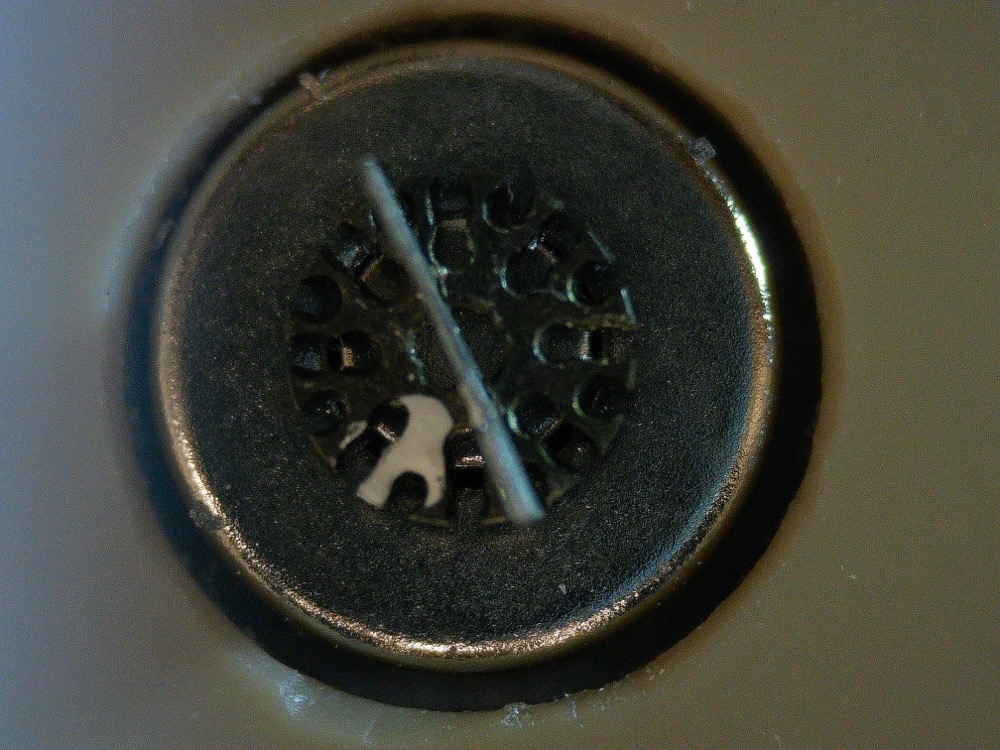
#> input picture camera_utils/reference/rotor_mark_microscope.jpg, 1000 x 750 px, given in place of the camera
$ python sail_control.py
#> lines starting #> are read from the running program, lines starting #| are printed output that depends on the picture
### machine_vision/sail_angle_diagnostic.py
#!/usr/bin/env python3
"""
Sail angle detection via ring-interruption method.
The mylar sail crosses the bright magnet ring, creating two dark gaps.
Optionally normalizes the ring brightness by a background profile to
cancel fixed structural shadows, leaving only the sail gaps.

Usage:
    python3 sail_angle_diagnostic.py <image_or_frame> [background.npy]
"""

import numpy as np
import sys
from PIL import Image
from skimage.color import rgb2gray
from scipy.ndimage import uniform_filter1d

# ── CONFIG ──────────────────────────────────────────────────────────────────
IMAGE_PATH = sys.argv[1] if len(sys.argv) > 1 else 'frame.png'

DISK_CENTER_FRAC = (0.49, 0.45)   # (row, col) as fraction of image size
RING_RADIUS_FRAC = 0.133          # radius of the bright magnet ring
RING_WIDTH_FRAC  = 0.03           # thickness of ring band to sample
N_ANGLES         = 720            # angular resolution (0.5 deg steps)
SMOOTH_WIDTH     = 20             # smoothing window in angular samples
GAP_THRESHOLD    = 0.88           # fraction of mean — below this = gap
# ────────────────────────────────────────────────────────────────────────────


def sample_ring(gray, cy, cx, r, width, n_angles):
    angles = np.linspace(0, 2 * np.pi, n_angles, endpoint=False)
    brightness = np.zeros(n_angles)
    h, w = gray.shape
    for i, a in enumerate(angles):
        vals = []
        for dr in np.linspace(-width, width, 7):
            row = int(cy + (r + dr) * np.sin(a))
            col = int(cx + (r + dr) * np.cos(a))
            if 0 <= row < h and 0 <= col < w:
                vals.append(gray[row, col])
        brightness[i] = np.mean(vals) if vals else 0.0
    return angles, brightness


def find_sail_gaps(brightness, n_angles, bg_brightness=None):
    """
    Find the two gap centres closest to 180° apart.
    If bg_brightness is provided, normalise the ring profile by the background
    to cancel fixed structural shadows before thresholding.
    The smoothed curve is returned only for plotting.
    """
    if bg_brightness is not None:
        bg_safe = np.where(bg_brightness > 1e-6, bg_brightness, np.mean(bg_brightness))
        profile = brightness / bg_safe
    else:
        profile = brightness

    smooth = uniform_filter1d(profile, size=SMOOTH_WIDTH, mode='wrap')
    thresh = np.mean(profile) * GAP_THRESHOLD
    is_gap = profile < thresh

    gap_centres = []
    in_gap = False
    gap_start = 0
    for i in range(n_angles):
        if is_gap[i] and not in_gap:
            in_gap = True
            gap_start = i
        elif not is_gap[i] and in_gap:
            in_gap = False
            gap_centres.append((gap_start + i) / 2.0)

    if len(gap_centres) < 2:
        return None, None, smooth

    gap_degs = [g / n_angles * 360.0 for g in gap_centres]
    best_pair = None
    best_err = np.inf
    for i in range(len(gap_centres)):
        for j in range(i + 1, len(gap_centres)):
            diff = abs(gap_degs[i] - gap_degs[j])
            diff = min(diff, 360.0 - diff)
            err = abs(diff - 180.0)
            if err < best_err:
                best_err = err
                best_pair = (int(gap_centres[i]), int(gap_centres[j]))

    if best_pair is None:
        return None, None, smooth
    return best_pair[0], best_pair[1], smooth


def detect_from_array(img_rgb, background=None):
    """Detect sail angle from a numpy RGB array. Returns angle in degrees or None."""
    gray = rgb2gray(img_rgb)
    h, w = gray.shape
    cy = int(DISK_CENTER_FRAC[0] * h)
    cx = int(DISK_CENTER_FRAC[1] * w)
    r  = int(RING_RADIUS_FRAC * w)
    rw = int(RING_WIDTH_FRAC * w)
    angles, brightness = sample_ring(gray, cy, cx, r, rw, N_ANGLES)

    bg_brightness = None
    if background is not None:
        _, bg_brightness = sample_ring(background, cy, cx, r, rw, N_ANGLES)

    g1, g2, _ = find_sail_gaps(brightness, N_ANGLES, bg_brightness)
    if g1 is None:
        return None
    return float(np.degrees(angles[g1]))


# [82 lines left out: functions detect_sail_angle, main, not called in this run]


# [2 lines that do not run on import are left out]

### machine_vision/sail_control.py
#!/usr/bin/env python3
"""
Closed-loop sail spin control.
Reads sail angle from a USB camera, estimates angular velocity,
and adjusts the drive frequency via EPICS to maintain a target spin rate.

Set DRY_RUN = True to test without touching EPICS.
"""

import cv2
import numpy as np
import time
import csv
import sys
from collections import deque
from epics import caget, caput

sys.path.insert(0, '/Users/mollywatts/Library/CloudStorage/OneDrive-Personal/VSCode/Decay-Sail/linux_code')
from sail_angle_diagnostic import detect_from_array

# ── CONFIG ──────────────────────────────────────────────────────────────────
CAMERA_INDEX  = 0        # USB camera index (try 1 or 2 if 0 is wrong)
TARGET_RPM    = 30.0     # target rotation speed in RPM (positive = CCW in image)
KP            = 0.05     # proportional gain: freq_correction = KP * rpm_error
FREQ_MIN      = 0.3      # Hz — clamp drive frequency to this range
FREQ_MAX      = 5.0      # Hz
LOOP_DT       = 0.1      # seconds between control updates
ANGLE_HISTORY = 20       # number of frames used to fit angular velocity
LOG_FILE      = '/tmp/sail_control_log.csv'
DRY_RUN       = True     # if True, print EPICS commands instead of running them
SHOW_VIDEO    = True     # show annotated live feed (requires display)

PV      = 'Y1:RDS-OUTS_DRV'
FREQ_PV = f'{PV}_FREQ'
# ────────────────────────────────────────────────────────────────────────────


def open_camera(index):
    cap = cv2.VideoCapture(index)
    if not cap.isOpened():
        raise RuntimeError(f"Cannot open camera index {index}. Try CAMERA_INDEX = 1 or 2.")
    print(f"Camera {index} opened: {int(cap.get(cv2.CAP_PROP_FRAME_WIDTH))}x"
          f"{int(cap.get(cv2.CAP_PROP_FRAME_HEIGHT))} @ "
          f"{cap.get(cv2.CAP_PROP_FPS):.0f} fps")
    return cap


def estimate_omega_rps(times, angles_deg):
    """
    Fit angular velocity (rev/s) from a history of (time, angle) pairs.
    The sail has 180° symmetry, so angles are folded to [0, 180) before unwrapping.
    Returns signed angular velocity in rev/s, or None if not enough data.
    """
    if len(times) < 4:
        return None
    t = np.array(times)
    a = np.deg2rad(np.array(angles_deg) % 180.0)  # fold to [0, π)
    # double the angle so np.unwrap can handle the π periodicity
    unwrapped = np.unwrap(2 * a) / 2.0
    slope, _ = np.polyfit(t - t[0], unwrapped, 1)  # rad/s
    return slope / (2 * np.pi)  # convert to rev/s


def annotate_frame(frame, sail_angle, omega_rps, drive_freq):
    out = frame.copy()
    h, w = out.shape[:2]
    if sail_angle is not None:
        # draw sail line through center
        cx = int(0.51 * w)
        cy = int(0.59 * h)
        r  = int(0.133 * w)
        a  = np.deg2rad(sail_angle)
        length = int(r * 1.4)
        x1 = int(cx + length * np.cos(a))
        y1 = int(cy + length * np.sin(a))
        x2 = int(cx + length * np.cos(a + np.pi))
        y2 = int(cy + length * np.sin(a + np.pi))
        cv2.line(out, (x1, y1), (x2, y2), (0, 255, 0), 2)
        cv2.circle(out, (cx, cy), r, (0, 255, 255), 1)
        cv2.putText(out, f"Angle: {sail_angle:.1f} deg", (10, 30),
                    cv2.FONT_HERSHEY_SIMPLEX, 0.7, (0, 255, 0), 2)
    if omega_rps is not None:
        rpm = omega_rps * 60
        cv2.putText(out, f"Speed: {rpm:.1f} RPM", (10, 60),
                    cv2.FONT_HERSHEY_SIMPLEX, 0.7, (0, 255, 255), 2)
    cv2.putText(out, f"Drive: {drive_freq:.3f} Hz", (10, 90),
                cv2.FONT_HERSHEY_SIMPLEX, 0.7, (200, 200, 200), 2)
    mode = "DRY RUN" if DRY_RUN else "LIVE"
    cv2.putText(out, mode, (10, h - 10),
                cv2.FONT_HERSHEY_SIMPLEX, 0.6, (0, 100, 255) if DRY_RUN else (0, 255, 0), 2)
    return out


def main():
    cap = open_camera(CAMERA_INDEX)
    target_rps = TARGET_RPM / 60.0

    if DRY_RUN:
        print(f"DRY RUN — no EPICS commands will be sent. Target: {TARGET_RPM:.1f} RPM")
        current_freq = 1.0
    else:
        current_freq = float(caget(FREQ_PV) or 1.0)
        print(f"LIVE mode. Current drive freq: {current_freq:.3f} Hz. Target: {TARGET_RPM:.1f} RPM")

    times  = deque(maxlen=ANGLE_HISTORY)
    angles = deque(maxlen=ANGLE_HISTORY)
    omega_rps = None

    with open(LOG_FILE, 'w', newline='') as logf:
        writer = csv.writer(logf)
        writer.writerow(['time', 'sail_angle_deg', 'omega_rps', 'drive_freq_hz'])

        print("Running — press Ctrl-C to stop, or 'q' in the video window.")
        try:
            while True:
                t0 = time.time()
                ret, frame = cap.read()
#> frame is the input picture: shape (750, 1000, 3); mean B, G, R 55.8, 65, 63.8
                if not ret:
                    print("Camera read failed, retrying...")
                    time.sleep(0.2)
                    continue

                # OpenCV gives BGR — convert to RGB for detection
                img_rgb = cv2.cvtColor(frame, cv2.COLOR_BGR2RGB)
                sail_angle = detect_from_array(img_rgb)
#> in detect_from_array, `gray = rgb2gray(img_rgb)`:
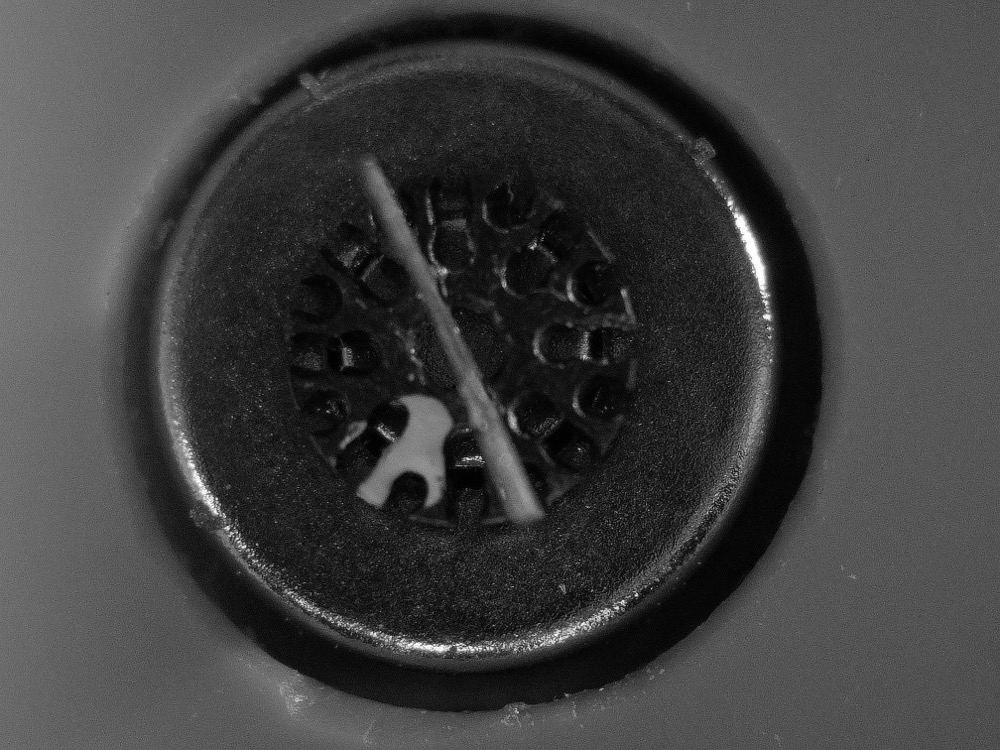
#> gray: shape (750, 1000) float64; min 0, max 1, mean 0.251
#> after the loop in sample_ring, `for i, a in enumerate(angles):`: brightness = 720 values, max 0.553 at index 118, min 0.0305 at index 175, mean 0.128
#> in detect_from_array, `angles, brightness = sample_ring(gray, cy, cx, r, rw, N_ANGLES)`: angles = 720 values from 0 to 6.27
#> in find_sail_gaps, `profile = brightness`: profile has the same summary as brightness in sample_ring
#> in find_sail_gaps, `smooth = uniform_filter1d(profile, size=SMOOTH_WIDTH, mode='wrap')`: smooth = 720 values, max 0.463 at index 123, min 0.0621 at index 392, mean 0.128
#> in find_sail_gaps, `thresh = np.mean(profile) * GAP_THRESHOLD`: thresh = 0.112
#> after the loop in find_sail_gaps, `for i in range(n_angles):`: gap_centres = 37 values from 17.5 to 714; gap_start = 718; in_gap = True
#> in find_sail_gaps, `gap_degs = [g / n_angles * 360.0 for g in gap_centres]`: gap_degs = 37 values from 8.75 to 357
#> the loop in find_sail_gaps, `for i in range(len(gap_centres)):` made 37 passes
#> after the loop in find_sail_gaps, `for i in range(len(gap_centres)):`: best_err = 0; best_pair = (336, 696)
#> in detect_from_array, `g1, g2, _ = find_sail_gaps(brightness, N_ANGLES, bg_brightness)`: g1 = 336; g2 = 696
#> sail_angle = 168

                if sail_angle is not None:
                    now = time.time()
                    times.append(now)
                    angles.append(sail_angle)
                    omega_rps = estimate_omega_rps(list(times), list(angles))

                    if omega_rps is not None:
                        actual_rpm = omega_rps * 60
                        error_rps  = target_rps - abs(omega_rps)
                        new_freq   = float(np.clip(current_freq + KP * error_rps, FREQ_MIN, FREQ_MAX))

                        print(f"Angle: {sail_angle:6.1f}°  |  Speed: {actual_rpm:+6.1f} RPM  |  "
                              f"Drive: {current_freq:.3f} → {new_freq:.3f} Hz")

                        if not DRY_RUN:
                            caput(FREQ_PV, new_freq)
                        current_freq = new_freq

                        writer.writerow([now, sail_angle, omega_rps, current_freq])
                        logf.flush()
                    else:
                        print(f"Angle: {sail_angle:6.1f}°  |  Speed: accumulating history...")
#> (printed output is left out)
                else:
                    print("Sail not detected in frame")

                if SHOW_VIDEO:
                    annotated = annotate_frame(frame, sail_angle, omega_rps, current_freq)
#> in annotate_frame, `a  = np.deg2rad(sail_angle)`: a = 2.93
#> in annotate_frame, `x1 = int(cx + length * np.cos(a))`: x1 = 328
#> in annotate_frame, `y1 = int(cy + length * np.sin(a))`: y1 = 480
#> in annotate_frame, `x2 = int(cx + length * np.cos(a + np.pi))`: x2 = 691
#> in annotate_frame, `y2 = int(cy + length * np.sin(a + np.pi))`: y2 = 403
#> in annotate_frame, `cv2.putText(out, mode, (10, h - 10), cv2.FONT_HERSHEY_SIMPLEX, 0.6, (0..`:
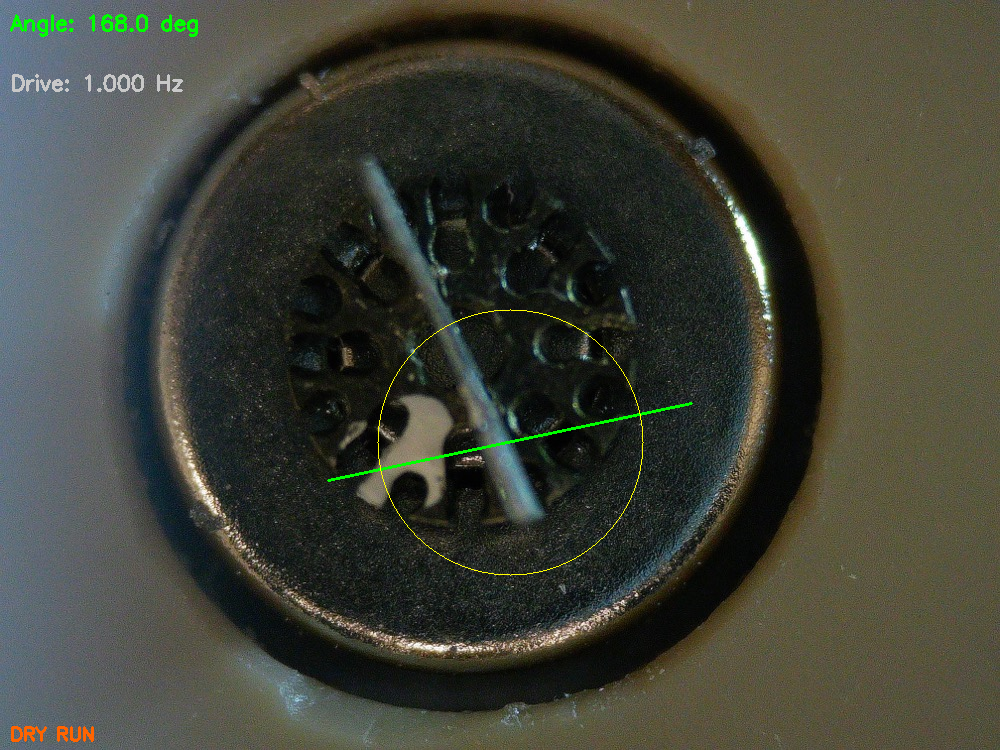
#> out: shape (750, 1000, 3); mean B, G, R 55.5, 65.9, 64.1
                    cv2.imshow('Sail Control', annotated)
                    if cv2.waitKey(1) & 0xFF == ord('q'):
#> (key q is pressed here)
                        break

                elapsed = time.time() - t0
                time.sleep(max(0.0, LOOP_DT - elapsed))

        except KeyboardInterrupt:
            print("\nControl loop stopped by user.")
        finally:
            cap.release()
            if SHOW_VIDEO:
                cv2.destroyAllWindows()
            print(f"Log saved to {LOG_FILE}")


if __name__ == '__main__':
    main()
